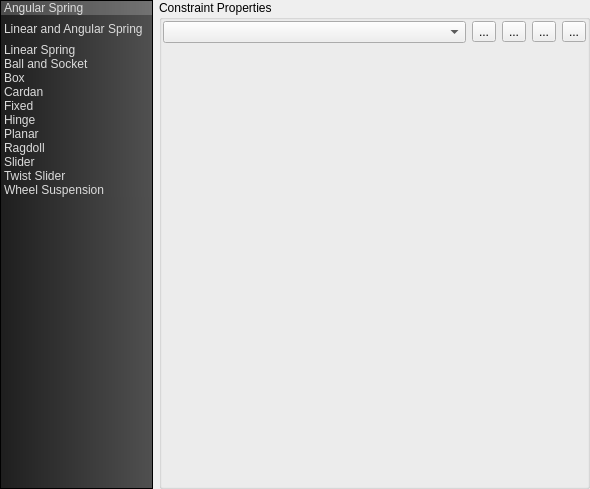
<?xml version="1.0" encoding="UTF-8"?>
<ui version="4.0">
 <class>Constraints</class>
 <widget class="QDialog" name="Constraints">
  <property name="geometry">
   <rect>
    <x>0</x>
    <y>0</y>
    <width>590</width>
    <height>489</height>
   </rect>
  </property>
  <property name="windowTitle">
   <string>Constraints</string>
  </property>
  <property name="sizeGripEnabled">
   <bool>false</bool>
  </property>
  <layout class="QHBoxLayout" name="horizontalLayout_5">
   <property name="margin">
    <number>0</number>
   </property>
   <item>
    <layout class="QVBoxLayout" name="verticalLayout_3" stretch="0">
     <property name="sizeConstraint">
      <enum>QLayout::SetDefaultConstraint</enum>
     </property>
     <item>
      <widget class="QListWidget" name="FeaturesList">
       <property name="sizePolicy">
        <sizepolicy hsizetype="Minimum" vsizetype="Expanding">
         <horstretch>0</horstretch>
         <verstretch>0</verstretch>
        </sizepolicy>
       </property>
       <property name="maximumSize">
        <size>
         <width>153</width>
         <height>16777215</height>
        </size>
       </property>
       <property name="styleSheet">
        <string notr="true">QListWidget
{
	background: qlineargradient(spread:pad, x1:0, y1:0, x2:1, y2:0, stop:0 rgba(30, 30, 30, 255), stop:1 rgba(80, 80, 80, 255));
	color: rgb(220,220,220);
	selection-background-color: rgba(255,255,255,50);
}

QListWidget::item
{
	background: qlineargradient(spread:pad, x1:0, y1:0, x2:1, y2:0, stop:0 rgba(30, 30, 30, 255), stop:1 rgba(80, 80, 80, 255));
	color: rgb(220,220,220);
	selection-background-color: rgba(255,255,255,50);
}

QListWidget::item:selected
{
	background: rgba(255,255,255,50);
}

/*QListWidget:item:hover
{
	background: rgb(0,0,0);
}*/</string>
       </property>
       <property name="editTriggers">
        <set>QAbstractItemView::NoEditTriggers</set>
       </property>
       <property name="tabKeyNavigation">
        <bool>true</bool>
       </property>
       <property name="selectionBehavior">
        <enum>QAbstractItemView::SelectItems</enum>
       </property>
       <property name="iconSize">
        <size>
         <width>64</width>
         <height>64</height>
        </size>
       </property>
       <property name="flow">
        <enum>QListView::TopToBottom</enum>
       </property>
       <property name="viewMode">
        <enum>QListView::ListMode</enum>
       </property>
       <property name="uniformItemSizes">
        <bool>false</bool>
       </property>
       <property name="wordWrap">
        <bool>true</bool>
       </property>
       <property name="selectionRectVisible">
        <bool>true</bool>
       </property>
       <property name="currentRow">
        <number>0</number>
       </property>
       <item>
        <property name="text">
         <string>Angular Spring</string>
        </property>
        <property name="icon">
         <iconset resource="icons.qrc">
          <normaloff>:/images/contour.xpm</normaloff>:/images/contour.xpm</iconset>
        </property>
        <property name="flags">
         <set>ItemIsSelectable|ItemIsEnabled</set>
        </property>
       </item>
       <item>
        <property name="text">
         <string>Linear and Angular Spring</string>
        </property>
        <property name="icon">
         <iconset resource="icons.qrc">
          <normaloff>:/images/new_vector.xpm</normaloff>:/images/new_vector.xpm</iconset>
        </property>
        <property name="flags">
         <set>ItemIsSelectable|ItemIsEnabled</set>
        </property>
       </item>
       <item>
        <property name="text">
         <string>Linear Spring</string>
        </property>
        <property name="icon">
         <iconset resource="icons.qrc">
          <normaloff>:/images/streamlines.xpm</normaloff>:/images/streamlines.xpm</iconset>
        </property>
        <property name="flags">
         <set>ItemIsSelectable|ItemIsEnabled</set>
        </property>
       </item>
       <item>
        <property name="text">
         <string>Ball and Socket</string>
        </property>
        <property name="icon">
         <iconset resource="icons.qrc">
          <normaloff>:/images/isosurface.xpm</normaloff>:/images/isosurface.xpm</iconset>
        </property>
        <property name="flags">
         <set>ItemIsSelectable|ItemIsEnabled</set>
        </property>
       </item>
       <item>
        <property name="text">
         <string>Box</string>
        </property>
        <property name="icon">
         <iconset resource="icons.qrc">
          <normaloff>:/images/scalartb.xpm</normaloff>:/images/scalartb.xpm</iconset>
        </property>
        <property name="flags">
         <set>ItemIsSelectable|ItemIsEnabled</set>
        </property>
       </item>
       <item>
        <property name="text">
         <string>Cardan</string>
        </property>
        <property name="icon">
         <iconset resource="icons.qrc">
          <normaloff>:/images/isosurface.xpm</normaloff>:/images/isosurface.xpm</iconset>
        </property>
        <property name="flags">
         <set>ItemIsSelectable|ItemIsEnabled</set>
        </property>
       </item>
       <item>
        <property name="text">
         <string>Fixed</string>
        </property>
        <property name="flags">
         <set>ItemIsSelectable|ItemIsEnabled</set>
        </property>
       </item>
       <item>
        <property name="text">
         <string>Hinge</string>
        </property>
        <property name="flags">
         <set>ItemIsSelectable|ItemIsEnabled</set>
        </property>
       </item>
       <item>
        <property name="text">
         <string>Planar</string>
        </property>
        <property name="flags">
         <set>ItemIsSelectable|ItemIsEnabled</set>
        </property>
       </item>
       <item>
        <property name="text">
         <string>Ragdoll</string>
        </property>
        <property name="flags">
         <set>ItemIsSelectable|ItemIsEnabled</set>
        </property>
       </item>
       <item>
        <property name="text">
         <string>Slider</string>
        </property>
        <property name="flags">
         <set>ItemIsSelectable|ItemIsEnabled</set>
        </property>
       </item>
       <item>
        <property name="text">
         <string>Twist Slider</string>
        </property>
        <property name="flags">
         <set>ItemIsSelectable|ItemIsEnabled</set>
        </property>
       </item>
       <item>
        <property name="text">
         <string>Wheel Suspension</string>
        </property>
        <property name="flags">
         <set>ItemIsSelectable|ItemIsEnabled</set>
        </property>
       </item>
      </widget>
     </item>
    </layout>
   </item>
   <item>
    <layout class="QVBoxLayout" name="verticalLayout_5" stretch="1">
     <item>
      <widget class="QGroupBox" name="VisFeaturePropertiesGroupBox">
       <property name="title">
        <string>Constraint Properties</string>
       </property>
       <property name="checkable">
        <bool>false</bool>
       </property>
       <layout class="QHBoxLayout" name="horizontalLayout_2">
        <property name="margin">
         <number>1</number>
        </property>
        <item>
         <layout class="QVBoxLayout" name="verticalLayout_4" stretch="0,1">
          <property name="sizeConstraint">
           <enum>QLayout::SetNoConstraint</enum>
          </property>
          <item>
           <layout class="QHBoxLayout" name="horizontalLayout">
            <item>
             <widget class="QComboBox" name="FeatureIDSelector">
              <property name="styleSheet">
               <string notr="true"/>
              </property>
             </widget>
            </item>
            <item>
             <widget class="QToolButton" name="NewFeatureButton">
              <property name="text">
               <string>...</string>
              </property>
              <property name="icon">
               <iconset resource="icons.qrc">
                <normaloff>:/images/add.png</normaloff>:/images/add.png</iconset>
              </property>
             </widget>
            </item>
            <item>
             <widget class="QToolButton" name="DeleteFeatureButton">
              <property name="text">
               <string>...</string>
              </property>
              <property name="icon">
               <iconset resource="icons.qrc">
                <normaloff>:/images/remove.png</normaloff>:/images/remove.png</iconset>
              </property>
             </widget>
            </item>
            <item>
             <widget class="QToolButton" name="RefreshPropertiesButton">
              <property name="text">
               <string>...</string>
              </property>
              <property name="icon">
               <iconset resource="icons.qrc">
                <normaloff>:/images/refresh-32.png</normaloff>:/images/refresh-32.png</iconset>
              </property>
             </widget>
            </item>
            <item>
             <widget class="QToolButton" name="WritePropertiesButton">
              <property name="text">
               <string>...</string>
              </property>
              <property name="icon">
               <iconset resource="icons.qrc">
                <normaloff>:/images/ok.png</normaloff>:/images/ok.png</iconset>
              </property>
             </widget>
            </item>
           </layout>
          </item>
          <item>
           <widget class="ves::conductor::GenericPropertyBrowser" name="vfpb" native="true">
            <property name="acceptDrops">
             <bool>false</bool>
            </property>
           </widget>
          </item>
         </layout>
        </item>
       </layout>
      </widget>
     </item>
    </layout>
   </item>
  </layout>
 </widget>
 <layoutdefault spacing="6" margin="11"/>
 <customwidgets>
  <customwidget>
   <class>ves::conductor::GenericPropertyBrowser</class>
   <extends>QWidget</extends>
   <header>ves/conductor/qt/propertyBrowser/GenericPropertyBrowser.h</header>
   <container>1</container>
  </customwidget>
 </customwidgets>
 <resources>
  <include location="icons.qrc"/>
 </resources>
 <connections/>
</ui>
